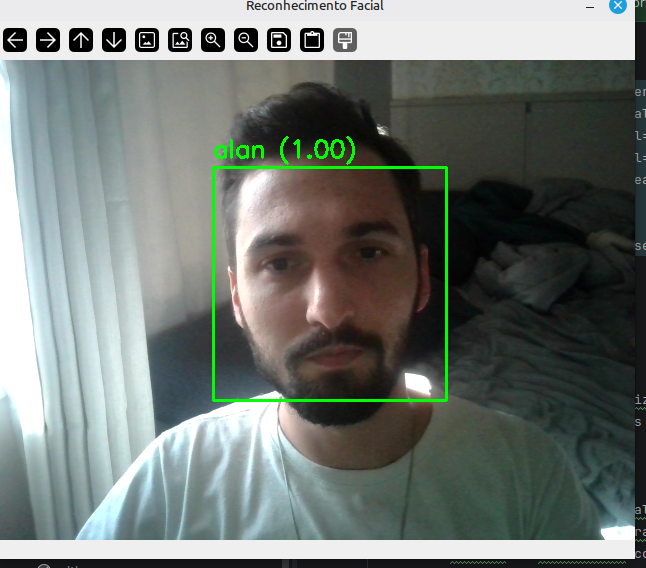
#> input picture assets/detection.png, 646 x 568 px
$ python blur.py
#> lines starting #> are read from the running program, lines starting #| are printed output that depends on the picture
import cv2
import os

def aplicar_blur(imagem, kernel_size=5):
    """
    Aplica blur (Gaussian Blur) em uma imagem.

    Args:
        imagem: numpy array (imagem BGR ou RGB)
        kernel_size: tamanho do kernel (ímpar: 3,5,7...)

    Returns:
        imagem com blur
    """
    if kernel_size % 2 == 0:
        kernel_size += 1  # garantir ímpar

    blur = cv2.GaussianBlur(imagem, (kernel_size, kernel_size), 0)
    return blur

def blur_img(path):
#> called with path = 'assets/detection.png'
    img = cv2.imread(path)
#> img is the input picture: shape (568, 646, 3); mean B, G, R 114.9, 120.1, 112.6
    img_blur = aplicar_blur(img, 10)
#> in aplicar_blur, `blur = cv2.GaussianBlur(imagem, (kernel_size, kernel_size), 0)`:
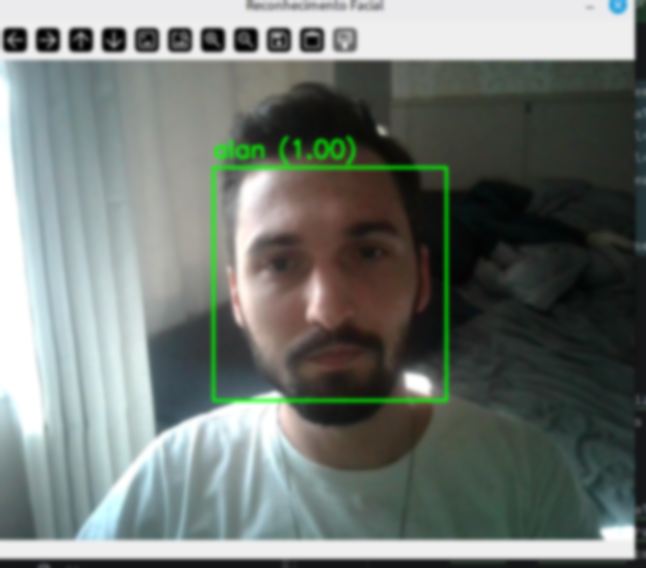
#> blur: shape (568, 646, 3); mean B, G, R 114.9, 120.1, 112.6

    # salvar
    cv2.imwrite("" + path, img_blur)

blur_img("assets/detection.png")
